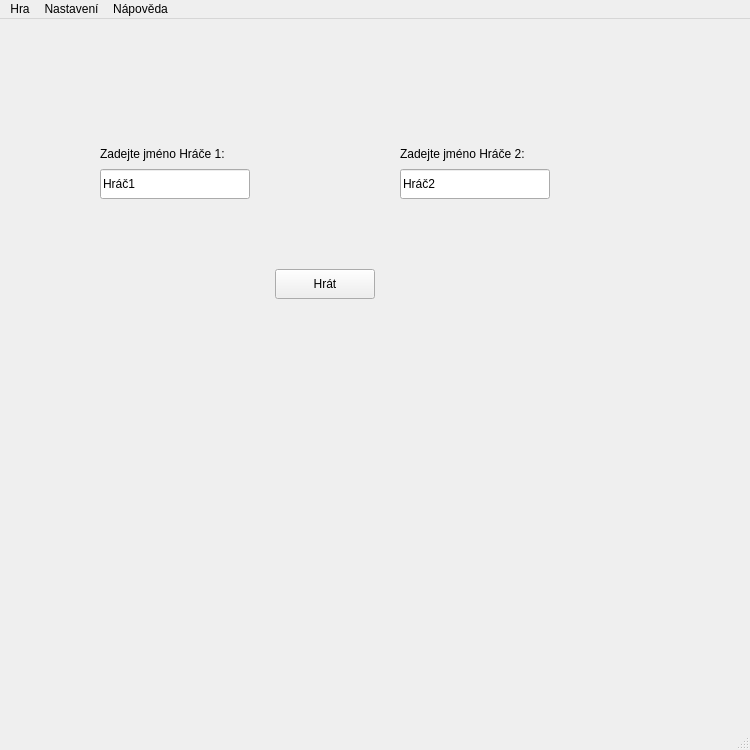
<?xml version="1.0" encoding="UTF-8"?>
<ui version="4.0">
 <class>MainWindow</class>
 <widget class="QMainWindow" name="MainWindow">
  <property name="geometry">
   <rect>
    <x>0</x>
    <y>0</y>
    <width>750</width>
    <height>750</height>
   </rect>
  </property>
  <property name="minimumSize">
   <size>
    <width>650</width>
    <height>500</height>
   </size>
  </property>
  <property name="maximumSize">
   <size>
    <width>750</width>
    <height>750</height>
   </size>
  </property>
  <property name="windowTitle">
   <string>Achtung! Die Linie</string>
  </property>
  <widget class="QWidget" name="centralWidget">
   <widget class="QPushButton" name="novaHraBt">
    <property name="geometry">
     <rect>
      <x>275</x>
      <y>250</y>
      <width>100</width>
      <height>30</height>
     </rect>
    </property>
    <property name="text">
     <string>Hrát</string>
    </property>
   </widget>
   <widget class="QLineEdit" name="hrac1Le">
    <property name="geometry">
     <rect>
      <x>100</x>
      <y>150</y>
      <width>150</width>
      <height>30</height>
     </rect>
    </property>
    <property name="text">
     <string>Hráč1</string>
    </property>
   </widget>
   <widget class="QLineEdit" name="hrac2Le">
    <property name="geometry">
     <rect>
      <x>400</x>
      <y>150</y>
      <width>150</width>
      <height>30</height>
     </rect>
    </property>
    <property name="text">
     <string>Hráč2</string>
    </property>
   </widget>
   <widget class="QLabel" name="hrac1Lb">
    <property name="geometry">
     <rect>
      <x>100</x>
      <y>125</y>
      <width>150</width>
      <height>20</height>
     </rect>
    </property>
    <property name="text">
     <string>Zadejte jméno Hráče 1:</string>
    </property>
   </widget>
   <widget class="QLabel" name="hrac2Lb">
    <property name="geometry">
     <rect>
      <x>400</x>
      <y>125</y>
      <width>150</width>
      <height>20</height>
     </rect>
    </property>
    <property name="text">
     <string>Zadejte jméno Hráče 2: </string>
    </property>
   </widget>
  </widget>
  <widget class="QMenuBar" name="menuBar">
   <property name="geometry">
    <rect>
     <x>0</x>
     <y>0</y>
     <width>750</width>
     <height>26</height>
    </rect>
   </property>
   <widget class="QMenu" name="menuHra">
    <property name="title">
     <string>Hra</string>
    </property>
    <addaction name="actionNova_hra"/>
    <addaction name="separator"/>
    <addaction name="actionKonec"/>
   </widget>
   <widget class="QMenu" name="menuNastaveni">
    <property name="title">
     <string>Nastavení</string>
    </property>
    <addaction name="actionNastaveni_Hry"/>
   </widget>
   <widget class="QMenu" name="menuInformace">
    <property name="title">
     <string>Nápověda</string>
    </property>
    <addaction name="actionHra"/>
    <addaction name="separator"/>
    <addaction name="actionO_autorovi"/>
   </widget>
   <addaction name="menuHra"/>
   <addaction name="menuNastaveni"/>
   <addaction name="menuInformace"/>
  </widget>
  <widget class="QStatusBar" name="statusBar"/>
  <action name="actionNova_hra">
   <property name="text">
    <string>Nová hra</string>
   </property>
  </action>
  <action name="actionKonec">
   <property name="text">
    <string>Konec</string>
   </property>
  </action>
  <action name="actionNastaveni_Hry">
   <property name="text">
    <string>Nastavení hry</string>
   </property>
  </action>
  <action name="actionHra">
   <property name="text">
    <string>Hra</string>
   </property>
  </action>
  <action name="actionO_autorovi">
   <property name="text">
    <string>O autorovi</string>
   </property>
  </action>
 </widget>
 <layoutdefault spacing="6" margin="11"/>
 <resources/>
 <connections/>
</ui>
